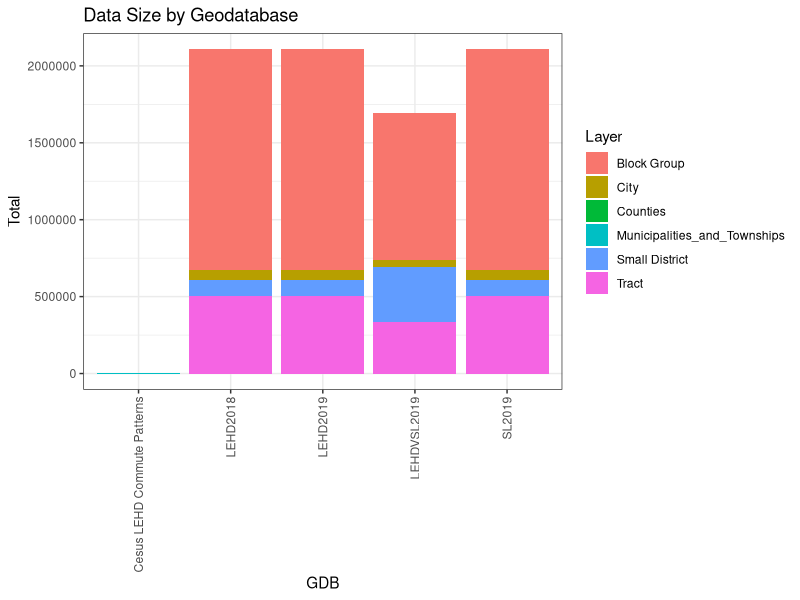
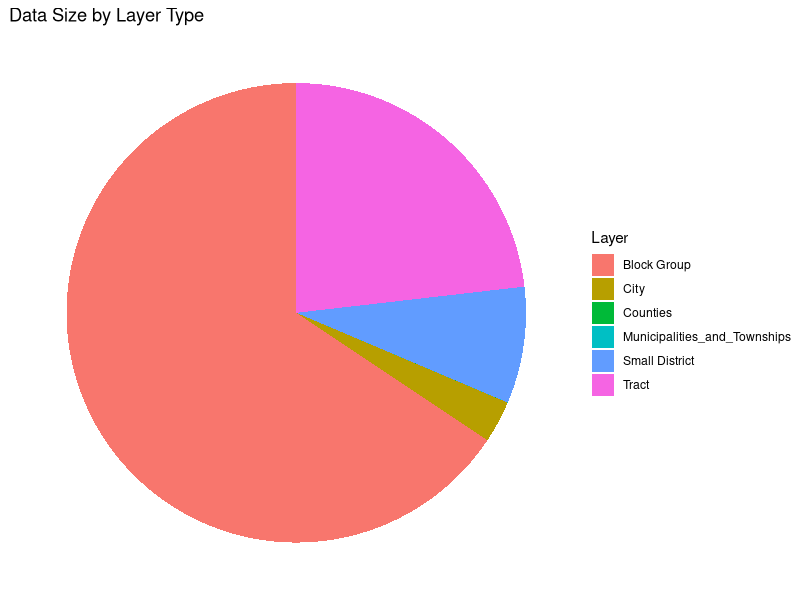
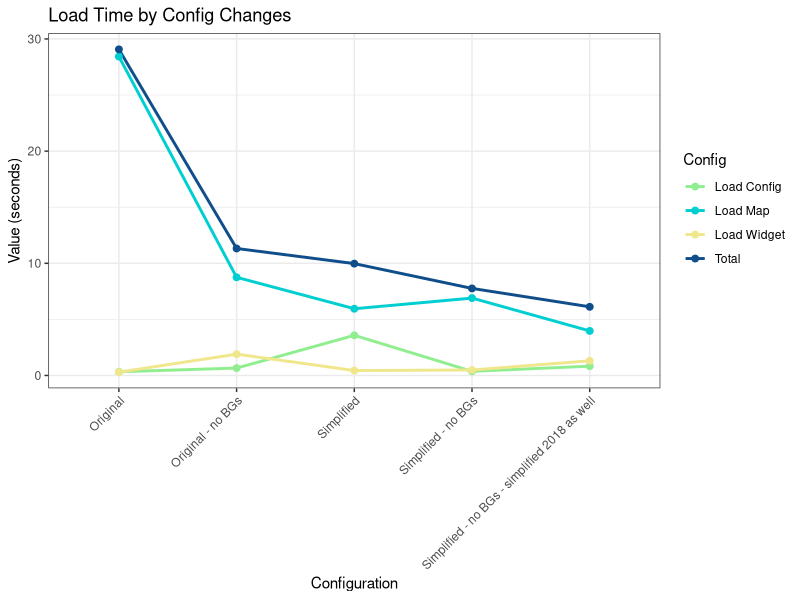
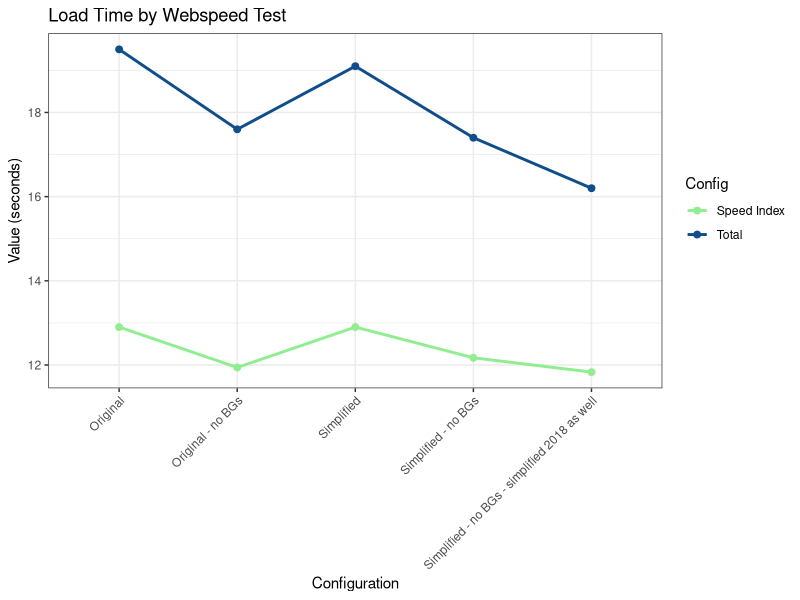

Write the R code that produced these figures, in order.
## ---- chunk 1
knitr::opts_chunk$set(echo = FALSE, warning = FALSE, message = FALSE)
## ---- chunk 2
library(tidyverse)
library(rmarkdown)
## ---- chunk 3
datasizes <- read_csv("results/datasizes.csv") %>%
  filter(!is.na(Total)) %>%
  rename('GDB' = 'Source GDB')

datapct <- datasizes %>%
  group_by(Layer) %>%
  summarize(gTotal = sum(Total)) %>%
  mutate(pct = gTotal / sum(gTotal) * 100)
## ---- chunk 4
ggplot(datasizes, aes(fill=Layer, y=Total, x=GDB)) +
  geom_bar(position="stack", stat="identity") +
  ggtitle("Data Size by Geodatabase") +
  theme_bw() +
  theme(axis.text.x = element_text(angle = 90, vjust = 0.5, hjust=1))
## ---- chunk 5
ggplot(datapct, aes(x="", y=pct, fill=Layer)) +
  ggtitle("Data Size by Layer Type") +
  geom_bar(stat="identity", width=1) +
  coord_polar("y", start=0) +
  theme_void()
paged_table(datapct)
## ---- chunk 6
runtimes <- read_csv("results/runtimes.csv")

firsttime <- runtimes %>% filter(Cache == '1st Time') %>%
  select(!'Speed Index') %>%
  pivot_longer(cols = c('Load Config', 'Load Map', 'Load Widget', 'Total'), names_to = 'Config', values_to = 'Value')

webtest <- runtimes %>% filter(Cache == 'Webtest') %>%
  select('Configuration', 'Total', 'Speed Index') %>%
  pivot_longer(cols = c('Total','Speed Index'), names_to = 'Config', values_to='Value')
## ---- chunk 7
ggplot(firsttime, aes(x=Configuration, y=Value, group=Config)) +
  geom_line(aes(color=Config), size=1)+
  geom_point(aes(color=Config), size=2) +
  ggtitle("Load Time by Config Changes") + 
  ylab("Value (seconds)") +
scale_color_manual(values=c('lightgreen','darkturquoise','khaki','dodgerblue4')) +
  theme_bw() +
  theme(axis.text.x = element_text(angle = 45, vjust = 1, hjust=1))
## ---- chunk 8
ggplot(webtest, aes(x=Configuration, y=Value, group=Config)) +
  geom_line(aes(color=Config), size=1)+
  geom_point(aes(color=Config), size=2) +
  ggtitle("Load Time by Webspeed Test") + 
  ylab("Value (seconds)") +
scale_color_manual(values=c('lightgreen','dodgerblue4')) +
  theme_bw() +
  theme(axis.text.x = element_text(angle = 45, vjust = 1, hjust=1))
## ---- chunk 9
results1 <- firsttime %>% 
  filter(Config == 'Total') %>%
  select(Configuration,Value) %>%
  mutate(Total = 29.07) %>%
  mutate(pctDecrease = (Value - Total) / Total * 100,
         absDecrease = (Value - Total)) %>%
  select(Configuration,Total,Value,pctDecrease, absDecrease)
paged_table(results1)
